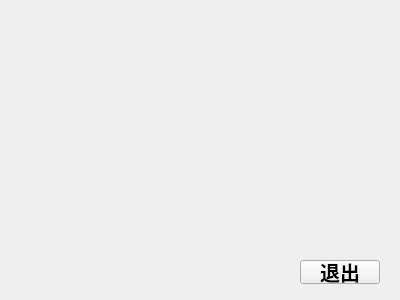
<?xml version="1.0" encoding="UTF-8"?>
<ui version="4.0">
 <class>kindchart</class>
 <widget class="QWidget" name="kindchart">
  <property name="geometry">
   <rect>
    <x>0</x>
    <y>0</y>
    <width>400</width>
    <height>300</height>
   </rect>
  </property>
  <property name="windowTitle">
   <string>Form</string>
  </property>
  <widget class="QPushButton" name="QuitKind">
   <property name="geometry">
    <rect>
     <x>300</x>
     <y>260</y>
     <width>80</width>
     <height>24</height>
    </rect>
   </property>
   <property name="font">
    <font>
     <family>幼圆</family>
     <pointsize>15</pointsize>
     <bold>true</bold>
    </font>
   </property>
   <property name="text">
    <string>退出</string>
   </property>
  </widget>
  <widget class="QWidget" name="horizontalLayoutWidget">
   <property name="geometry">
    <rect>
     <x>50</x>
     <y>30</y>
     <width>291</width>
     <height>191</height>
    </rect>
   </property>
   <layout class="QHBoxLayout" name="horizontalLayout"/>
  </widget>
 </widget>
 <resources/>
 <connections/>
</ui>
